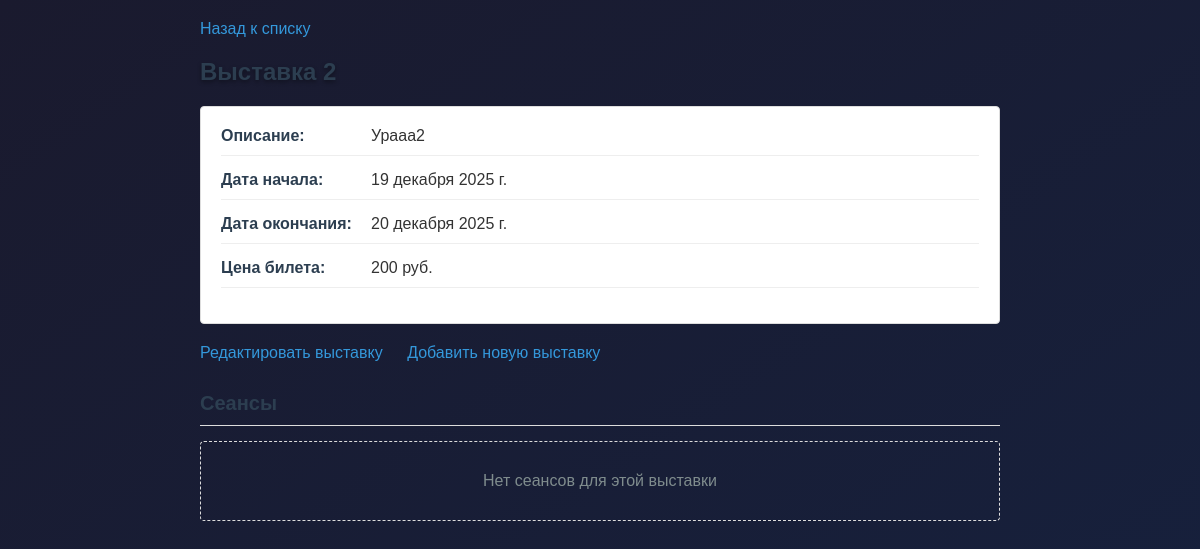
The page /exhibition/3/ on the database as committed earlier.
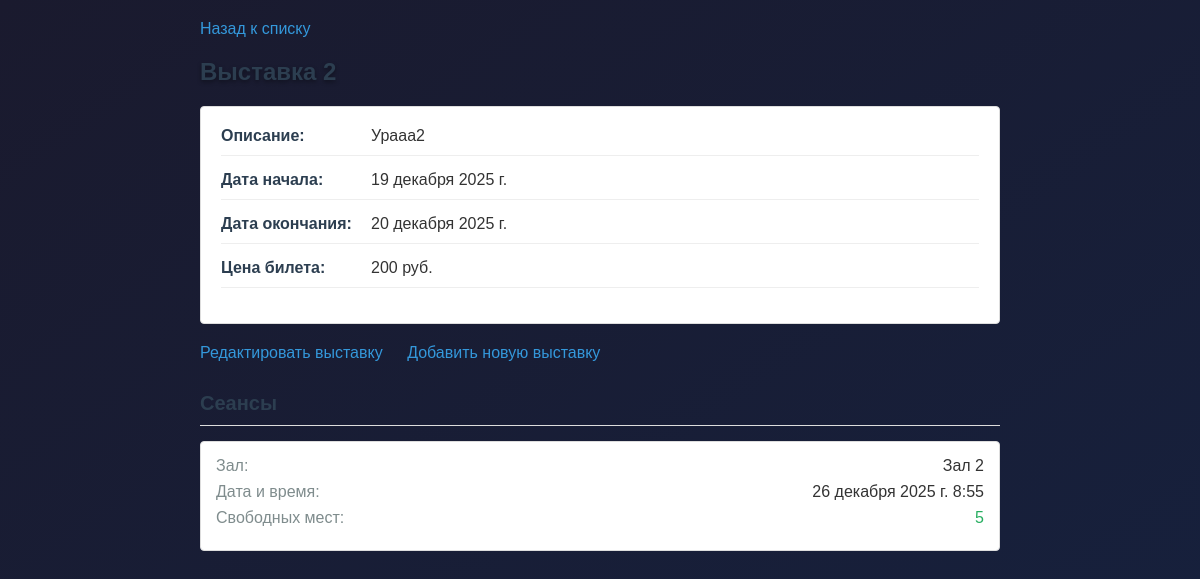
The same page on the database as committed later.
### museum/models.py (models this page shows, shortened)
class Session(models.Model):
    exhibition = models.ForeignKey(Exhibition, on_delete=models.CASCADE, related_name='sessions')
    hall = models.ForeignKey(Hall, on_delete=models.CASCADE, related_name='sessions')
    datetime = models.DateTimeField('Дата и время сеанса')
    seats_available = models.IntegerField(
        'Свободных мест',
        validators=[MinValueValidator(0, message='Не может быть отрицательное количество мест')]
    )

class Hall(models.Model):
    name = models.CharField('Название зала', max_length=100)
    capacity = models.IntegerField(
        'Вместимость',
        validators=[MinValueValidator(1, message='Вместимость должна быть хотя бы 1')]
    )
    has_projector = models.BooleanField('Есть проектор', default=False)

### museum/views.py (the view)
# urls.py: path('exhibition/<int:pk>/', views.exhibition_detail, name='exhibition_detail'),
def exhibition_detail(request, pk):
    exhibition = get_object_or_404(Exhibition, pk=pk)
    sessions = Session.objects.filter(exhibition=exhibition)
    return render(request, 'museum/detail.html', {
        'exhibition': exhibition,
        'sessions': sessions
    })

### museum/templates/museum/detail.html (shortened to what this page needs)
<!DOCTYPE html>
<html>
<head>
    <link rel="stylesheet" href="/static/museum/styles.css">
</head>
<body>
    <div class="container">
        <a href="{% url 'home' %}" class="back-btn">Назад к списку</a>
        <h1>{{ exhibition.title }}</h1>
        <div class="info-block">
            <div class="info-row">
                <div class="info-label">Описание:</div>
                <div class="info-value">{{ exhibition.description }}</div>
            </div>
            <div class="info-row">
                <div class="info-label">Дата начала:</div>
                <div class="info-value">{{ exhibition.date_start }}</div>
            </div>
            <div class="info-row">
                <div class="info-label">Дата окончания:</div>
                <div class="info-value">{{ exhibition.date_end }}</div>
            </div>
            <div class="info-row">
                <div class="info-label">Цена билета:</div>
                <div class="info-value">{{ exhibition.price }} руб.</div>
            </div>
        </div>
        <div class="actions">
            <a href="{% url 'edit_exhibition' exhibition.pk %}">Редактировать выставку</a>
            <a href="{% url 'add_exhibition' %}">Добавить новую выставку</a>
        </div>
        <h2 class="sessions-header">Сеансы</h2>
        {% for session in sessions %}
        <div class="session-item">
            <div class="session-row">
                <div class="session-label">Зал:</div>
                <div>{{ session.hall.name }}</div>
            </div>
            <div class="session-row">
                <div class="session-label">Дата и время:</div>
                <div>{{ session.datetime }}</div>
            </div>
            <div class="session-row">
                <div class="session-label">Свободных мест:</div>
                <div class="{% if session.seats_available == 0 %}full{% else %}available{% endif %}">
                    {{ session.seats_available }}
                </div>
            </div>
        </div>
        {% empty %}
        <div class="no-sessions">
            Нет сеансов для этой выставки
        </div>
        {% endfor %}
    </div>
</body>
</html>

Rows that differ between the two databases and show on the page:
added Session: hall.name "Зал 2", datetime "26 декабря 2025 г. 8:55", seats_available "5"
Other text that changed with them:
text no longer shown: "Нет сеансов для этой выставки"
